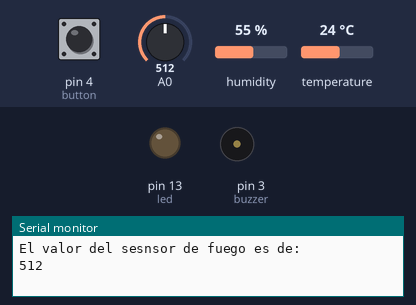
A sketch run on a simulated Arduino Uno, built with avr-gcc and run on an emulated ATmega328P. On the bench: output pins drawn as LEDs (lit = HIGH), buzzer (waves = sounding), the last lines printed to the serial monitor. Dashed ring = blinking. The inputs (shaded band) are chosen by the test bench; at power-on: A0 = 512, temperature 24 °C, pin 4 (button) HIGH, humidity 55 %.

Above: at 2.8 s.
2.9 s: A0 set to 484
At 4.26 s:
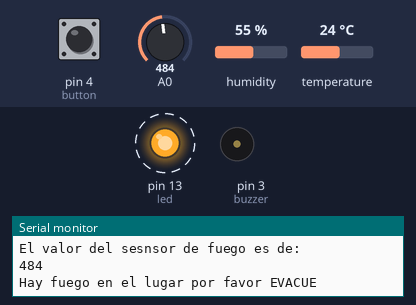
6.4 s: temperature set to 41 °C
12.9 s: A0 set to 510
15.7 s: pin 4 (button) pulled LOW for 2.45 s
At 18.4 s:
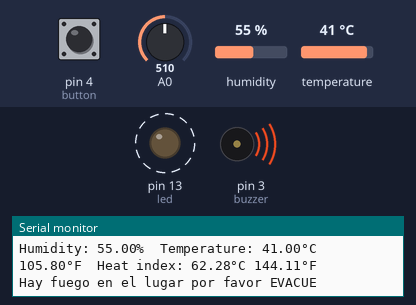
Timing chart, 0 to 21.3 s (numbered marks = the images above; inputs shaded):
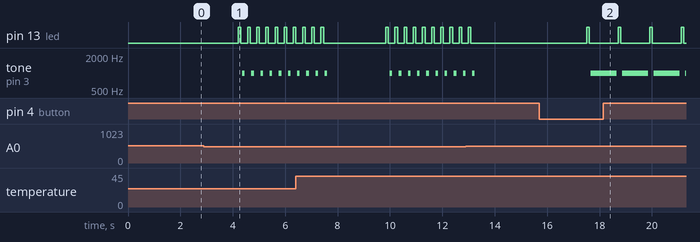

The sketch:

Sensor_tem_Sensor_fuego.ino
```cpp
//Definicion del pin 13 como salida para el led
int led = 13;
//Definicion del pin 3 como salida para el buzzer
int buzzer = 3;
//Definicion de la valirable para tomar el valor del sensor
int valorSensor = 0;
//Definicion del pin para el boton
int button = 4;
//Definicion de varibale para el estado del boton
int buttonstate = 0;
//Definicion de la variable i para poder comenzar el ciclo FOR
int i = 0;

//Incluir la libreria para el sensor de temperatura
#include "DHT.h"
//Definir el pin 2 como entrada de la informacion.
#define DHTPIN 2
//Definir el sensor que estamos utilizando
#define DHTTYPE DHT11
DHT dht(DHTPIN, DHTTYPE);


void setup(){
  //Inicio del puerto serial
  Serial.begin(9600);
  //Declarar el led y buzzer como salida
  pinMode(led, OUTPUT);
  pinMode (buzzer, OUTPUT);
  //Declarar el boton como entrada
  pinMode(button, INPUT);

  //Comenzar el testo hacia el sensor
  Serial.println("DHTxx test!");
  dht.begin();
  }

void loop() {
  //SENSOR DE FUEGO
  // Leer el valor del sensor
  valorSensor = analogRead(A0);
  //Mostrar el siguiente mensaje hacia la consola
  Serial.println("El valor del sesnsor de fuego es de: " );
  //Mostrar el valor del sensor
  Serial.println(valorSensor);


  // Activacion del buzzer
  if (valorSensor < 500){
    //Mostrara el sisguiente mensaje cuando el sesnor de fuego tenga un valor menor que 500
    Serial.print("Hay fuego en el lugar por favor EVACUE");
    //Iniciar un ciclo for para encender el led y hacer sonar el buzzer
    for(i=0; i<10; i++){
      //Encender el led
      digitalWrite(led, HIGH);
      delay(100);
      //Desactivar el LED
      digitalWrite(led, LOW);
      delay(50);
      //Encender el buzzer
      tone(buzzer, 1000);
      delay(100);
      //Desactivar el buzzer
      noTone(buzzer);
      delay(100);

    }

  }
delay(2000);
//Definir las siguiente variables como flotatantes para los valores del sensor de temperatura
  float h = dht.readHumidity();
  float t = dht.readTemperature();
  float f = dht.readTemperature(true);

  //Sentencia para revisar que elsensor este funcionando con la placa Arduino
  if (isnan(h) || isnan(t) || isnan(f)) {
  Serial.println("Failed to read from DHT sensor!");
  return;
  }
  //Guardar los datos en las siguientes varaibles
  float hif = dht.computeHeatIndex(f, h);
  float hic = dht.computeHeatIndex(t, h, false);
  //Mostara por consola los siguientes datos obtenidos por el sensor
  Serial.print(F("Humidity: "));
  Serial.print(h);
  Serial.print(F("%  Temperature: "));
  Serial.print(t);
  Serial.print(F("°C "));
  Serial.print(f);
  Serial.print(F("°F  Heat index: "));
  Serial.print(hic);
  Serial.print(F("°C "));
  Serial.print(hif);
  Serial.println(F("°F"));

  //Lectura del boton.
  buttonstate = digitalRead(button);
  //Sentencia para cuando el boton sea oprimido.
  if(buttonstate == LOW){
    //Mostrar el siguiente mensaje en consola
      Serial.print("Hay fuego en el lugar por favor EVACUE");
      //Iniciar el ciclo for para el bombillo led y el buzzer
      for(i=0; i<50; i++){
      //Activiar el led
      digitalWrite(led, HIGH);
      delay(100);
      //Desactivar el LED
      digitalWrite(led, LOW);
      delay(50);
      //Activar el buzzer
      tone(buzzer, 1000);
      delay(1000);
      //Desactivar el buzzer
      noTone(buzzer);
      delay(50);
    }
  }
}
```

Measured:
- the behaviour switches between 500 and 499 on A0 (found by bisection; images 0 and 1)
- after the input at 2.9 s, pin 13 (led): alternates HIGH for 0.10 s and LOW for 0.25 s, starting after 1.3 s; tone on pin 3 (buzzer): alternates 1000 Hz for 0.10 s and silent for 0.25 s, starting after 1.5 s
- after the input at 15.7 s, pin 13 (led): alternates HIGH for 0.10 s and LOW for 1.1 s, starting after 1.8 s; tone on pin 3 (buzzer): alternates 1000 Hz for 1.0 s and silent for 0.20 s, starting after 2.0 s
